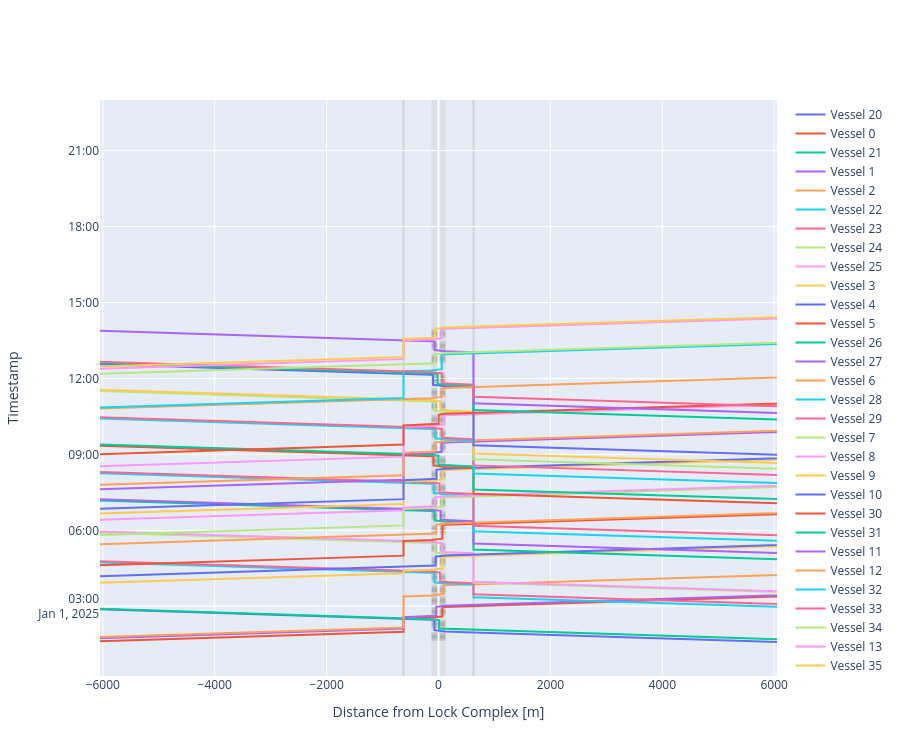

The code cell stored with this chart in its notebook:
### Markdown cell above
Plot:

### Code cell
def cm_to_pixels(cm):
    return cm * 37.8 # Set figure height to 10 cmfig.update_layout(height=cm_to_pixels(10))

# We can plot the time-distance diagram
fig = lock_chamber.plot(xlimmin = -6050, 
                        xlimmax = 6050,
                        ylimmax = pd.Timestamp('2025-01-01 23:00:00'),
                        method='Plotly',
                        boundary_nodes = ['-1','+1'],
                        legend=True)

fig.update_layout(height=cm_to_pixels(20))
